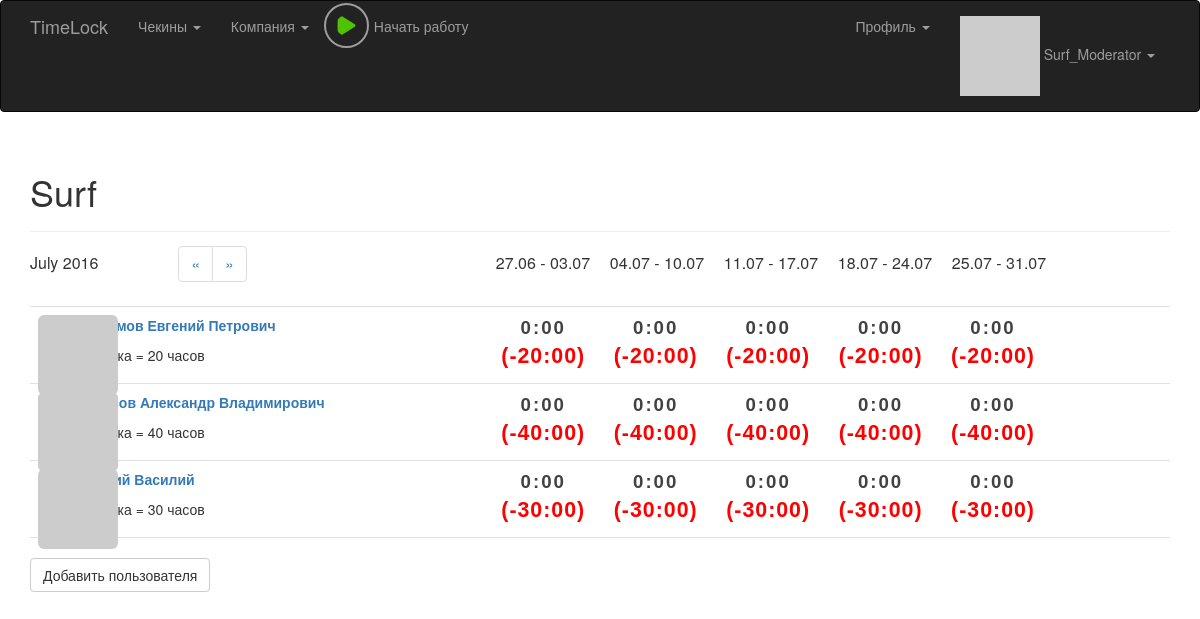
Before: /my_company?page=0 (signed in) with the older database file.
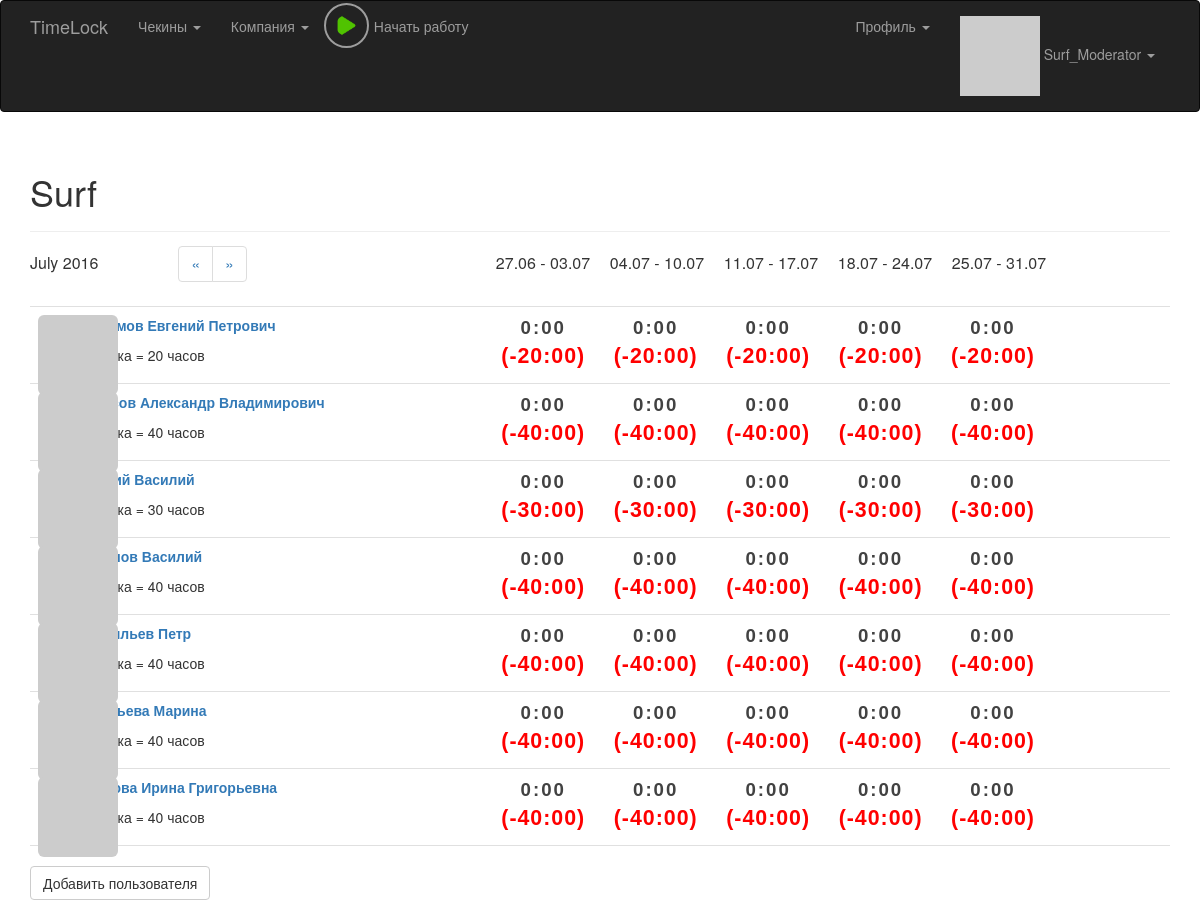
After: the same page with the newer database file.
### app/model.py (models this page shows, shortened)
class User(UserMixin, db.Model):
    __tablename__ = 'users'
    id = db.Column(db.Integer, primary_key = True)
    email = db.Column(db.String(64), unique = True, index = True)
    username = db.Column(db.String(64), unique = True, index = True)
    password_hash = db.Column(db.String(128))
    confirmed = db.Column(db.Boolean, default = False)
    nfc_label = db.Column(db.String(64), unique = True, index = True)
    first_name = db.Column(db.String(64))
    middle_name = db.Column(db.String(64))
    last_name = db.Column(db.String(64))
    member_since = db.Column(db.DateTime(), default = datetime.utcnow)
    last_seen = db.Column(db.DateTime(), default = datetime.utcnow)
    avatar_hash = db.Column(db.String(32))
    rate = db.Column(db.Integer, default = 40)
    role_id = db.Column(db.Integer, db.ForeignKey('roles.id'))
    company_id = db.Column(db.Integer, db.ForeignKey('companies.id'))
    checkins = db.relationship('Checkin', backref = 'user', lazy = 'dynamic')
    timeCaches = db.relationship('TimeCache', backref = 'user', lazy = 'dynamic')
    posts = db.relationship('Post', backref = 'author', lazy = 'dynamic')
    notes = db.relationship('Note', backref = 'author', lazy = 'dynamic')
    @property
    def password(self):
        raise AttributeError('password is not a readable attribute')
    def can(self, permissions):
        return self.role is not None and (self.role.permissions & permissions) == permissions
    def is_administrator(self):
        return self.can(Permission.ADMINISTER)
    def is_moderator(self):
        return self.can(Permission.MODERATOR)
    def ping(self):
        self.last_seen = datetime.utcnow()
        db.session.add(self)
    def gravatar(self, size = 100, default = 'retro', rating ='g'):
        if request.is_secure:
            url = 'https://secure.gravatar.com/avatar'
        else:
            url = 'http://www.gravatar.com/avatar'
        hash = self.avatar_hash or hashlib.md5(self.email.encode('utf-8')).hexdigest()
        return '{url}/{hash}?s={size}&d={default}&r={rating}'.format(url = url, hash = hash, size = size, default = default, rating = rating)

class Company(db.Model):
    __tablename__ = 'companies'
    id = db.Column(db.Integer, primary_key = True)
    company_name = db.Column(db.String(64), unique = True, index = True)
    users = db.relationship('User', backref = 'company', lazy = 'dynamic')

### app/main/views.py (the view)
@main.route('/my_company', methods = ['GET'])
@admin_moderator_required
def my_company():
	with Profiler() as p:
		page = request.args.get('page', 1, type = int)
		week_titles, month_title = get_titles_for_employee_header(page)
		company = current_user.company;
		clear_times = {}
		for employee in company.users:
			clear_times[employee.id] = TimeCache.get_cached_week_time(employee.id, page)
		string_times = {}
		delta_string_times = {}
		for employee in company.users:
			string_times[employee.id] = []
			delta_string_times[employee.id] = []
			for time in clear_times[employee.id]:
				string_times[employee.id].append(get_work_time_string(time))
				delta_string_times[employee.id].append(get_delta_work_time_string(time, employee.rate))
		return render_template('company.html', company = company, string_times = string_times, delta_string_times = delta_string_times,
			month_title = month_title, week_titles = week_titles, pagination_url = "my_company?page=", page = page)

### app/templates/company.html (shortened to what this page needs)
{% extends "base.html" %}
{% import "bootstrap/wtf.html" as wtf %}
{% block page_content %}
	<div class="page-header">
		<h1>{{ company.company_name }}
		</h1>
	</div>
	<div class="employee-header">
		<div class="employee-header-month">{{ month_title }}</div>
		<div class="employee-header-pagination">
			<ul class = "pagination">
				<li><a href="{{ '{}{}'.format(pagination_url, page + 1) }}">&laquo;</a></li>
				<li><a href="{{ '{}{}'.format(pagination_url, page - 1) }}">&raquo;</a></li>
			</ul>
		</div>
		<div class="employee-header-time1">{{ week_titles[0] }}</div>
		<div class="employee-header-time2">{{ week_titles[1] }}</div>
		<div class="employee-header-time3">{{ week_titles[2] }}</div>
		<div class="employee-header-time4">{{ week_titles[3] }}</div>
		<div class="employee-header-time5">{% if week_titles|count > 4 %} {{ week_titles[4] }} {% endif %}</div>
	</div>
	{% include '_employees.html' %}
	<br>
	{% if current_user.is_administrator() or current_user.is_moderator() %}
		<a class="btn btn-default" href="{{ url_for('main.user_add', company_name = company.company_name) }}">Добавить пользователя</a>
	{% endif %}
{% endblock %}

### app/templates/base.html (shortened to what this page needs)
{% extends "bootstrap/base.html" %}
{% block head %}
{{ super() }}
<link rel="stylesheet" type="text/css" href="{{ url_for('static', filename='styles.css') }}">
<link rel="stylesheet" type="text/css" href="{{ url_for('static', filename='styles_checkin.css') }}">
<link rel="stylesheet" type="text/css" href="{{ url_for('static', filename='styles_play_button.css') }}">
{% endblock %}
{% block navbar %}
<div class="navbar navbar-inverse" role="navigation">
	<div class="container">
		<div class="navbar-header">
			<a class="navbar-brand" href="/">TimeLock</a>
		</div>
		<div class="navbar-collapse collapse">
			<ul class="nav navbar-nav">
				{% if current_user.is_authenticated %}
	    			<li class="dropdown">
	                    <a href="#" class="dropdown-toggle" data-toggle="dropdown">Чекины <b class="caret"></b>
	                    </a>
                	</li>
                	{% if current_user.is_administrator() %}
	                	<li class="dropdown">
		                    <a href="#" class="dropdown-toggle" data-toggle="dropdown">Компании <b class="caret"></b>
		                    </a>
		                    <ul class="dropdown-menu">
		                        <li><a href="{{ url_for('main.companies') }}">Все компании</a></li>
		                        <li><a href="{{ url_for('main.new_company') }}">Создать новую</a></li>
		                        <li><a href="{{ url_for('main.clear_companies') }}">Удалить все из БД</a></li>
		                    </ul>
	                	</li>
	                	<li class="dropdown">
		                    <a href="#" class="dropdown-toggle" data-toggle="dropdown">Пользователи <b class="caret"></b>
		                    </a>
		                    <ul class="dropdown-menu">
		                        <li><a href="{{ url_for('main.clear_users') }}">Удалить всех из БД</a></li>
		                    </ul>
	                	</li>
                	{% else %}
	                	{% if current_user.is_moderator() %}
		                	<li class="dropdown">
			                    <a href="#" class="dropdown-toggle" data-toggle="dropdown">Компания <b class="caret"></b>
			                    </a>
		                	</li>
	                	{% endif %}
               		{% endif %}
               		<li>
               			<div class="button-play">
							<a href="{{ url_for('checkin.checkin_with_current_time') }}">
								{% if current_work_time %}
									<img src="{{ url_for('static', filename='square.png') }}"> <div class="play-button-description" id="current_work_display"></div>
								{% else %}
									<img src="{{ url_for('static', filename='play.png') }}"> <div class="play-button-description">Начать работу</div>
								{% endif %}
							</a>
						</div>
               		</li>
	    	    {% endif %}
			</ul>
			<ul class="nav navbar-nav navbar-right">
				{% if current_user.is_authenticated %}
					<li><a href="/"> </a></li>
					<li class="dropdown">
	                    <a href="#" class="dropdown-toggle" data-toggle="dropdown">Профиль <b class="caret"></b>
	                    </a>
                	</li>
	    			<li class="dropdown">
	                    <a href="#" class="dropdown-toggle" data-toggle="dropdown">
	                    	<img src="{{ current_user.gravatar(size=18) }}">
	                    	{{ current_user.username }} <b class="caret"></b>
	                    </a>
                	</li>
	    		{% else %}
	    			<li><a href="{{ url_for('auth.login') }}">Login</a></li>
	    		{% endif %}
			</ul>
		</div>
	</div>
</div>
{% endblock %}
{% block content %}
<div class="container">
	{% block page_content %}{% endblock %}
</div>
{% endblock %}

### app/templates/_employees.html (shortened to what this page needs)
<ul class = "posts">
    {% for user in company.users %}
    <li class = "post">
        <div class = "profile-thumbnail">
            <a href="{{ url_for('main.user', user_id = user.id) }}">
                <img class="img-rounded profile-thumbnail" src="{{ user.gravatar(size = 40) }}">
            </a>
        </div>
	    <div class="post-content">
            <div class="work-times">
                <div class="work-times1">{{ string_times[user.id][0] }}
                    {% if delta_string_times[user.id][0][1] %}
                        <span class="good-work">
                    {% else %}
                        <span class="bad-work">
                    {% endif %}
                    {{ delta_string_times[user.id][0][0] }}
                    </span>
                </div>
                <div class="work-times2">{{ string_times[user.id][1] }}
                    {% if delta_string_times[user.id][1][1] %}
                        <span class="good-work">
                    {% else %}
                        <span class="bad-work">
                    {% endif %}
                    {{ delta_string_times[user.id][1][0] }}
                    </span>
                </div>
                <div class="work-times3">{{ string_times[user.id][2] }}
                    {% if delta_string_times[user.id][2][1] %}
                        <span class="good-work">
                    {% else %}
                        <span class="bad-work">
                    {% endif %}
                    {{ delta_string_times[user.id][2][0] }}
                    </span>
                </div>
                <div class="work-times4">{{ string_times[user.id][3] }}
                    {% if delta_string_times[user.id][3][1] %}
                        <span class="good-work">
                    {% else %}
                        <span class="bad-work">
                    {% endif %}
                    {{ delta_string_times[user.id][3][0] }}
                    </span>
                </div>
                {% if string_times[user.id][4] %}
                    <div class="work-times5">{{ string_times[user.id][4] }}
                        {% if delta_string_times[user.id][4][1] %}
                            <span class="good-work">
                        {% else %}
                            <span class="bad-work">
                        {% endif %}
                        {{ delta_string_times[user.id][4][0] }}
                        </span>
                    </div>
                {% endif %}
            </div>
	    	<div class="post-author">
	    		<a href="{{ url_for('main.user', user_id = user.id) }}">
    	    		{% if user.first_name or user.last_name %}
                    <p>
                        {% if user.last_name %}{{ user.last_name }}{% endif %}
                        {% if user.first_name %}{{ user.first_name }}{% endif %}
                        {% if user.middle_name %}{{ user.middle_name }}{% endif %}
                    </p>
                    {% endif %}
	    		</a>
	    	</div>
	    	<div class="post-body">
                <p>Ставка = {{ user.rate }} часов</p>
            </div>
    	</div>
    </li>
    {% endfor %}
</ul>

Changed rows visible on the page:
added User: id "0:00", delta_string_times "(-40:00)", first_name "Василий", rate "40"
added User: id "0:00", delta_string_times "(-40:00)", last_name "Васильев", first_name "Петр", rate "40"
added User: id "0:00", delta_string_times "(-40:00)", last_name "Глазьева", first_name "Марина", rate "40"
added User: id "0:00", delta_string_times "(-40:00)", first_name "Ирина", middle_name "Григорьевна", rate "40"
